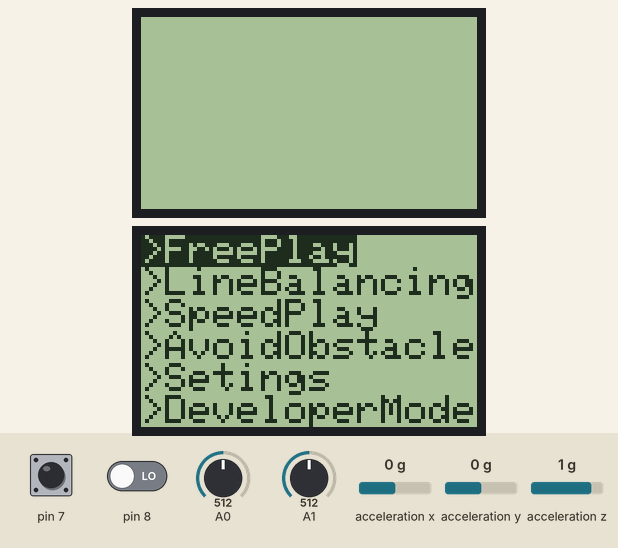
Bench run of a sketch on a simulated Arduino Uno, built with avr-gcc and run on an emulated ATmega328P. On the bench: 2 × 84×48 one-colour display. Wiring (inferred from the names in the program): ADXL345 accelerometer at I2C address 0x53. Inputs (shaded band) come from the test bench; at power-on: A1 = 512, pin 7 HIGH, pin 8 LOW, A0 = 512, acceleration x 0 g, acceleration y 0 g, acceleration z 1 g. EEPROM starts erased; what the sketch prints to the serial monitor is not drawn.

Above: at 1.2 s.
1.3 s: A1 set to 987
2.8 s: A1 set to 1010
At 3.4 s:
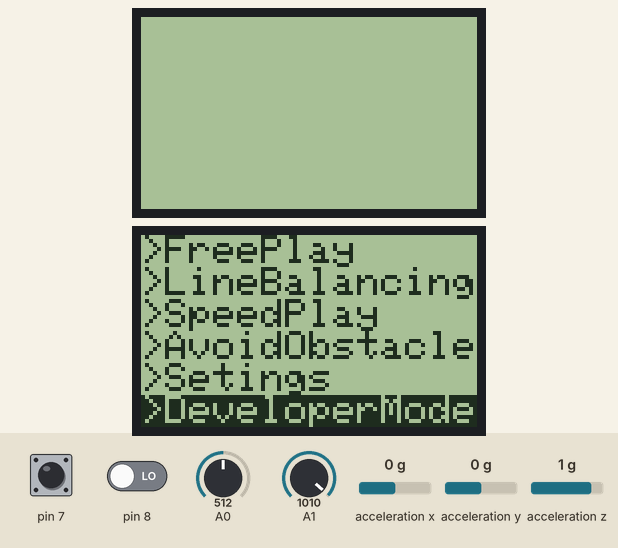
5.8 s: pin 7 pulled LOW for 1 s
At 8.1 s:
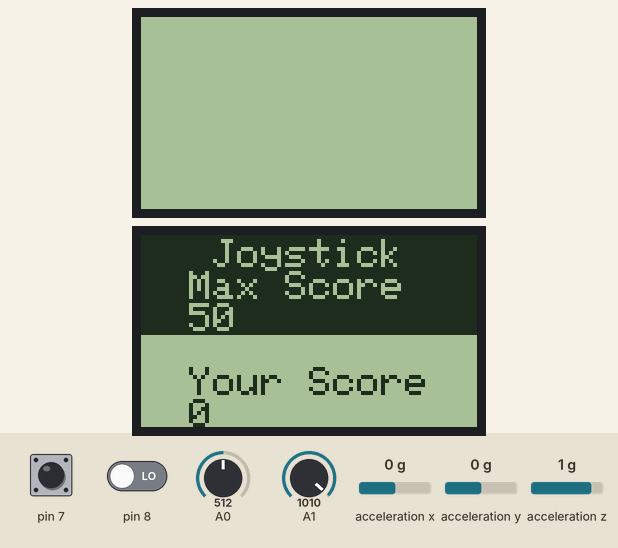
8.4 s: pin 7 pulled LOW for 3.2 s
At 8.91 s:
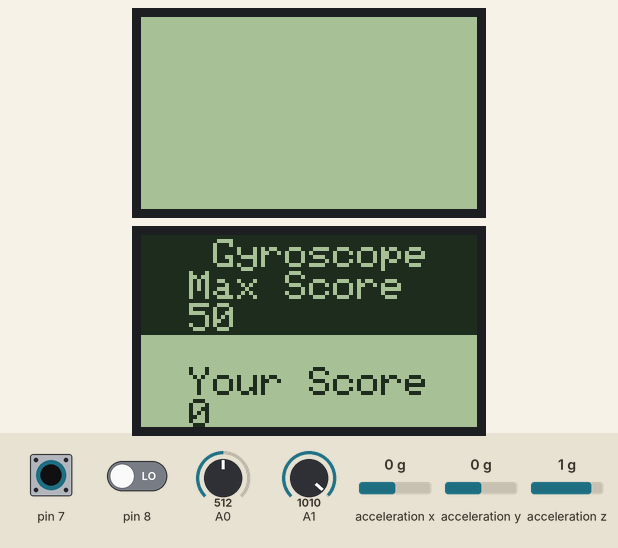
13.1 s: pin 8 driven HIGH
At 13.26 s:
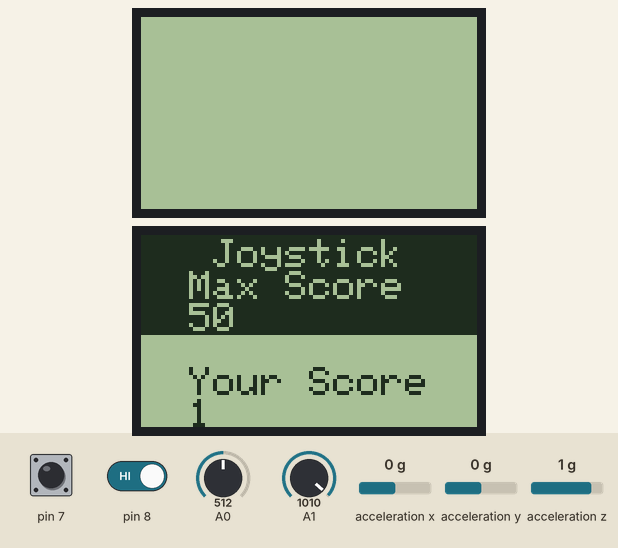
Timing chart, 0 to 15.6 s (numbered marks = the images above; inputs shaded):
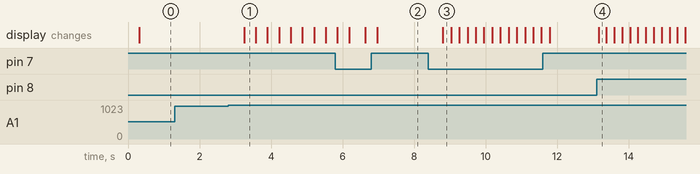

The sketch:

Transmitter.ino
```cpp
/*
Date ->          2022-02-16
Time ->          12:47:19
Day ->           Wednesday
Month Name ->    February
Unix Time ->     1644995839
File Name ->     "Transmitter_code_1.ino" when created i.e. on 2022-02-16
File Path ->     "C:/Google Drive/Electronics/MicroControllers/tp pratice/2022-02-16 [arduino with RC Blutooth Car with diffrent features]/codes/Transmitter/Transmitter_code_1/Transmitter_code_1.ino" when created i.e. on 2022-02-16

In this tutorial, you will learn about how to interface an transmiter with receiver to control a rc blutooth car
*/

#include <Adafruit_PCD8544.h>
#include <Wire.h>

#include "constants.cpp"
#include "functions.h"

// bool state = 0;
GUI_info gui_info;
motor motor_info;

Adafruit_PCD8544 lcd = gui_info.lcd;
// short x_axis=0, y_axis=0;
void setup()
{
  // Serial.begin(9600); // Initiate serial communication for printing the results on the Serial monitor
  lcd.begin(21, 4);
  lcd.clearDisplay();
  lcd.display();
  //  Serial.begin(9600);
  // delay(10);

  Wire.begin(); // Initiating the Wire library

  Gyroscope(-1, -36); // Initiating the Gyroscope class
  Joystick(1);        // Initiating the Joystick class
  GUI(8);             // Initiating the GUI class
  // Blutooth();         // Initiating the Blutooth class

  GUI().set_score(50);
  //  GUI().reset_score();
  // bool lock_or_not=0;
}

void loop()
{

  Joystick(0).get_state(gui_info.input_state);
  Joystick(0).get_position(gui_info.x_axis, gui_info.y_axis);
  if (gui_info.input_state)
    Gyroscope(0).get_position(gui_info.x_axis, gui_info.y_axis, true);

  //  gui_info.input_state=state;
  //    gui_info.x_axis=x_axis;
  //      gui_info.y_axis=y_axis;
  //  gui_info.gui_option_selected='d';

  check_state(gui_info.gui_state);
  if ((!(gui_info.gui_state)) && (gui_info.gui_option_selected != 'm'))
  {
    //* axis values will used for calculating vechicle movement

    // GUI().menu_lock(gui_info.lcd);
    // lcd.clearDisplay();
    //     lcd.print("Menu and car movement is locked please unlock it!");
    //     lcd.display();

    get_motor_directions_and_speed(motor_info.motor_1_speed, motor_info.motor_1_terminal_1, motor_info.motor_1_terminal_2, motor_info.motor_2_speed, motor_info.motor_2_terminal_1, motor_info.motor_2_terminal_2, gui_info.x_axis, gui_info.y_axis, gui_info.input_state);
    send_motor_data(motor_info,!(gui_info.gui_state));
    GUI().display_data(gui_info, motor_info);
    motor_info.motor_1_speed = 0;
    motor_info.motor_1_terminal_1 = 0;
    motor_info.motor_1_terminal_2 = 0;
    motor_info.motor_2_speed = 0;
    motor_info.motor_2_terminal_1 = 0;
    motor_info.motor_2_terminal_2 = 0;
  }
  else
  {
    //* axis values will used for calculating menu movement
 motor_info.motor_1_speed = 0;
    motor_info.motor_1_terminal_1 = 0;
    motor_info.motor_1_terminal_2 = 0;
    motor_info.motor_2_speed = 0;
    motor_info.motor_2_terminal_1 = 0;
    motor_info.motor_2_terminal_2 = 0;
      send_motor_data(motor_info,!(gui_info.gui_state));

    String text_to_display = String(String(">FreePlay\n") + String(">LineBalancing\n") + String(">SpeedPlay\n") + String(">AvoidObstacle\n") + String(">Setings\n") + String(">DeveloperMode\n"));

    gui_info.lcd.clearDisplay();
    gui_info.lcd.setCursor(0, 0);
    gui_info.lcd.setTextColor(BLACK);
    gui_info.lcd.print(text_to_display);
    //  gui_info.lcd.display();

    //  gui_info.lcd.clearDisplay();
    GUI().display_data(gui_info, motor_info);
  }
}

void check_state(bool &gui_state) { gui_state = !(digitalRead(8)); }
void send_motor_data(motor motor_info,bool state)
{

  // String text_to_display = String("X = " + String(x_coordinate) + " Y = " + String(y_coordinate) + "  State = " + String(state) + " R = " + String(motor_1_terminal_1) + ", " + String(motor_1_terminal_2) + ", " + String(motor_1_speed) + " L = " + String(motor_2_terminal_1) + ", " + String(motor_2_terminal_2) + ", " + String(motor_2_speed));

  // Serial.println(text_to_display);
  // // Serial.println("\n\n");
  //  String text_to_display = "Nothing!!";
  //  Blutooth().motor_encode(motor_info, text_to_display);
  //  Blutooth().motor_decode(text_to_display, motor_info);
  //
  //  text_to_display = String("R = " + String(motor_info.motor_1_terminal_1) + ", " + String(motor_info.motor_1_terminal_2) + ", " + String(motor_info.motor_1_speed) + "\nL = " + String(motor_info.motor_2_terminal_1) + ", " + String(motor_info.motor_2_terminal_2) + ", " + String(motor_info.motor_2_speed));
  //  Serial.println(text_to_display);
  //  delay(10);

  Blutooth().write(motor_info,state);
}
```

constants.cpp
```cpp
/*
Date ->          2022-02-16
Time ->          13:40:01
Day ->           Wednesday
Month Name ->    February
Unix Time ->     1644999001
File Name ->     "constants.cpp" when created i.e. on 2022-02-16
File Path ->     "C:/Google Drive/Electronics/MicroControllers/tp pratice/2022-02-16 [arduino with RC Blutooth Car with diffrent features]/codes/Transmitter/Transmitter_code_1/constants.cpp" when created i.e. on 2022-02-16

This is a file which contains all the constants used in the Transmitter code
*/
#include <Adafruit_PCD8544.h>

#define Nokia5110_LCD_rst 2
#define Nokia5110_LCD_ce 3
#define Nokia5110_LCD_do 4
#define Nokia5110_LCD_din 5
#define Nokia5110_LCD_clk 6

#define ADXL345 0x53 // The ADXL345 sensor I2C address (can found in datasheet)

#define turning_speed_divide_constant 1.42

struct GUI_info{
  bool gui_state=0; //* defines that gui is selected or rc car movement is selected, 0 means gui movement is selected
  char gui_option_selected='m'; //* m means main home screen menu is selected
  Adafruit_PCD8544 lcd= Adafruit_PCD8544(Nokia5110_LCD_clk, Nokia5110_LCD_din, Nokia5110_LCD_do, Nokia5110_LCD_ce, Nokia5110_LCD_rst);
  bool input_state=0; //* defines joystick is selected or Gyroscope is seledted 0 means Joystick is selected
  short x_axis,y_axis;
    };

    struct motor
    {
      short motor_1_speed = 0;
      bool motor_1_terminal_1 = 0;
      bool motor_1_terminal_2 = 0;
      short motor_2_speed = 0;
      bool motor_2_terminal_1 = 0;
      bool motor_2_terminal_2 = 0;
    };

    static const unsigned char PROGMEM image_work_in_progress[] = {0B00000000, 0B00000000, 0B00000000, 0B00000000, 0B00000000, 0B00000000, 0B00000000, 0B00000000, 0B00000000, 0B00000000, 0B00000000, 0B00000000, 0B00000000, 0B00000000, 0B00000000, 0B00000000, 0B00000000, 0B00000000, 0B00000000, 0B00000000, 0B00000000, 0B00000000, 0B00000000, 0B00000000, 0B00000000, 0B00000000, 0B00000000, 0B00000000, 0B00000000, 0B00000000, 0B00000000, 0B00000000, 0B00000000, 0B00000000, 0B00000000, 0B00000000, 0B00000000, 0B00000000, 0B00000000, 0B00000000, 0B00000000, 0B00000000, 0B00000000, 0B00000000, 0B00000000, 0B00000000, 0B00000000, 0B00000000, 0B00000000, 0B00000000, 0B00000000, 0B00000000, 0B00000000, 0B00000000, 0B00000000, 0B00000000, 0B00000000, 0B00000000, 0B00000000, 0B00000000, 0B00000000, 0B00000000, 0B00000000, 0B00000000, 0B00000000, 0B00000000, 0B00000000, 0B00000000, 0B00000000, 0B00000000, 0B00000000, 0B00000000, 0B00000000, 0B00000000, 0B00000000, 0B00000000, 0B00000000, 0B00000000, 0B00000000, 0B00000000, 0B00000000, 0B00000000, 0B00000000, 0B00000000, 0B00000000, 0B00000000, 0B00000000, 0B00000000, 0B00000000, 0B00000000, 0B00000000, 0B00000000, 0B00000000, 0B00000000, 0B00000000, 0B00000000, 0B00000000, 0B00000000, 0B00000000, 0B00000000, 0B00000000, 0B00000000, 0B00000000, 0B00000000, 0B00000000, 0B00000000, 0B00000000, 0B00000000, 0B00000000, 0B00000000, 0B00000011, 0B00000000, 0B10000000, 0B00000000, 0B00000000, 0B00000000, 0B00000111, 0B10000000, 0B10000000, 0B00000000, 0B00000000, 0B00000000, 0B00000111, 0B10000000, 0B10000000, 0B00000000, 0B00000000, 0B00000000, 0B00000111, 0B10000000, 0B10000000, 0B00000000, 0B00000000, 0B00000000, 0B00000111, 0B10000000, 0B10000000, 0B00000000, 0B00000000, 0B00000000, 0B00000000, 0B00000000, 0B10000000, 0B00000000, 0B00000000, 0B00000000, 0B00001100, 0B00000000, 0B10000000, 0B00000000, 0B00000000, 0B00001100, 0B00011110, 0B00000000, 0B10000000, 0B00000000, 0B00000000, 0B00001100, 0B00011110, 0B00000000, 0B10000000, 0B00000000, 0B00000000, 0B00000110, 0B00011110, 0B00000000, 0B11000000, 0B00000000, 0B00000000, 0B00000110, 0B00111111, 0B11110000, 0B00000000, 0B00000000, 0B00000000, 0B00000110, 0B00111100, 0B11110001, 0B11000000, 0B00000000, 0B00000000, 0B00000110, 0B00111100, 0B00001111, 0B11110000, 0B00000000, 0B00000000, 0B00000110, 0B01111111, 0B11000010, 0B00100000, 0B00000000, 0B00000000, 0B00000011, 0B01111111, 0B11100010, 0B00100000, 0B00000000, 0B00000000, 0B00000011, 0B01111111, 0B11100010, 0B00100000, 0B00000000, 0B00000000, 0B00000011, 0B10111111, 0B11100010, 0B00100000, 0B00000000, 0B00000000, 0B00000001, 0B11111110, 0B11100010, 0B00100000, 0B00000000, 0B00000000, 0B00000000, 0B11111110, 0B11100010, 0B00100000, 0B00000000, 0B00000000, 0B00000000, 0B10000100, 0B11100010, 0B00100000, 0B00000000, 0B00000000, 0B00000001, 0B00000100, 0B11100010, 0B00100000, 0B00000000, 0B00000000, 0B00000001, 0B00000100, 0B11100010, 0B00100000, 0B00000000, 0B00000000, 0B00000001, 0B00000110, 0B11100010, 0B00100000, 0B00000000, 0B00000000, 0B00000010, 0B00000010, 0B11100010, 0B00100000, 0B00000000, 0B00000000, 0B00000010, 0B00000010, 0B01000010, 0B00100000, 0B00000000, 0B00000000, 0B00000000, 0B00000000, 0B00000000, 0B00000000, 0B00000000, 0B00000000, 0B00000000, 0B00000000, 0B00000000, 0B00000000, 0B00000000, 0B00000000, 0B00000000, 0B00000000, 0B00000000, 0B00000000, 0B00000000, 0B00000000, 0B00000000, 0B00000000, 0B00000000, 0B00000000, 0B00000000, 0B00000000, 0B00000000, 0B00000000, 0B00000000, 0B00000000, 0B00000000};
```

functions.h
```cpp
/*
Date ->          2022-02-16
Time ->          16:53:35
Day ->           Wednesday
Month Name ->    February
Unix Time ->     1645010615
File Name ->     "functions.h" when created i.e. on 2022-02-16
File Path ->     "C:/Google Drive/Electronics/MicroControllers/tp pratice/2022-02-16 [arduino with RC Blutooth Car with diffrent features]/codes/Transmitter/Transmitter_code_1/functions.h" when created i.e. on 2022-02-16

This is just a header file and may you know why is this here
*/

#ifndef FUNCTIONS_H
#define FUNCTIONS_H

#include <Adafruit_PCD8544.h>
//#include "constants.cpp"

class Gyroscope
{
public:
    Gyroscope(short, short);
    Gyroscope(void);
    Gyroscope(bool);
    void set_offset(void);
    void set_offset(short, short);
    void get_position(int &, int &);
    void get_position(short &, short &, bool);

private:
    void filter_values(short &, short &);
};

class Joystick
{
public:
    Joystick(short, short, short);
    Joystick(void);
    Joystick(bool);
    void get_position(short &, short &, bool &, short, short, short, bool);
    void get_position(short &, short &, bool &);
    void get_position(short &, short &);
    void get_state(bool &);
    void get_state(bool &, short);

private:
    void init(short, short, short);
    void init(void);
    void init(bool);
};

void get_motor_directions_and_speed(short &, bool &, bool &, short &, bool &, bool &, short, short, bool);
void __terminal_value__(char, bool &, bool &, bool &, bool &);
void __change_direction__(bool &, bool &, bool &, bool &);

class GUI
{
public:
    GUI(GUI_info &);
    GUI(GUI_info &, short);
    GUI(short);
    GUI(void);
    void display_data(GUI_info &, motor &);
    void set_score(long);
    void reset_score(void);
    void menu_lock(Adafruit_PCD8544);

private:
    void get_home_screen(GUI_info &);
    void DeveloperMode(GUI_info &, motor &);
    void FreePlay(GUI_info &, motor &);
    void LineBalancing(GUI_info &, motor &);
    void SpeedPlay(GUI_info &, motor &);
    void AvoidObstacle(GUI_info &);
    void Setings(GUI_info &);
    void draw_stuff(GUI_info &, String);
    void get_previous_score(long &);
    void store_long_in_eeprom(short, long);
    void get_long_from_eeprom(short, long &);
    void store_score(long);
    void get_distance_away_from(int &, int &);
};

class InterfaceSensor
{
    void init_ultra_sonic();

public:
    void get_distance(int &, int &);
};

class Blutooth
{
public:
    Blutooth(int);
    Blutooth();
    void read(motor &, bool &);
    void write(motor, bool);

private:
    void init(int);
    void __read(String &);
    void __write(String);
    void motor_encode(motor, String &, bool);
    void motor_decode(String, motor &, bool &);
    bool bool_or_not(String);
};
#endif
```

Source omitted: functions.cpp (31990 bytes)

Measured:
- the behaviour switches between 1001 and 1002 on A1 (found by bisection; images 0 and 1)
- after the input at 1.3 s, every drawn part: stays the same
- after the input at 2.8 s, the display: changes after 0.44 s (image 1)
- after the input at 5.8 s, the display: first differs from a run without the input after 0.38 s (image 2 shows a later state)
- after the input at 8.4 s, the display: changes after 0.40 s (image 3)
- after the input at 13.1 s, the display: changes after 0.06 s (image 4)
